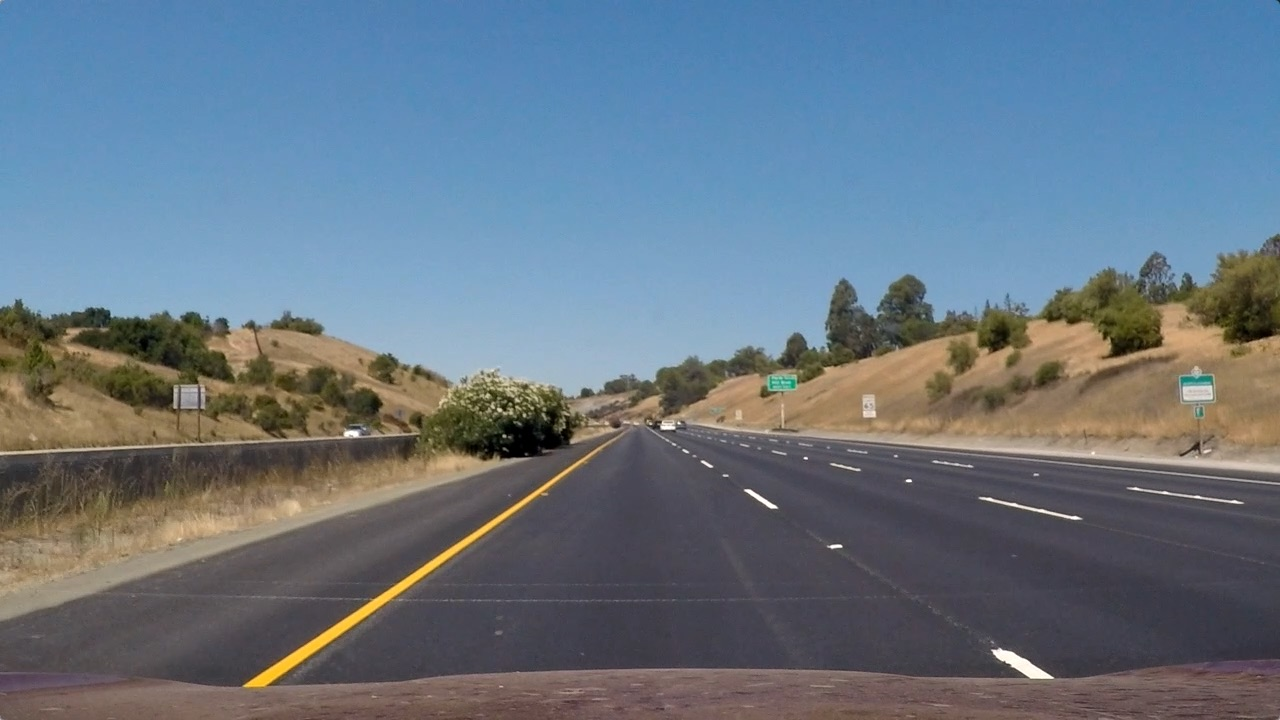
#> input picture test_images/straight_lines1.jpg, 1280 x 720 px
$ python -i functions.py   (imports and definitions only)   (older library calls are emulated)
#> lines starting #> are read from the running program, lines starting #| are printed output that depends on the picture; after the words box and inside, x2 and y2 are one past the last pixel; in counts of white or black regions, pixels touching at a corner belong together
import copy
import cv2
import numpy as np
# A function that takes an image, object points, and image points
# performs the camera calibration, image distortion correction and
# returns the undistorted image
# [38 lines left out: functions cal_undistort, perspective_transform, warp_image, not called in this run]

# Calculate directional gradient
def abs_sobel_thresh(gray, orient='x', sobel_kernel=3, thresh=(0, 255)):
    # Apply x or y gradient
    if orient == 'x':
    	sobel = cv2.Sobel(gray, cv2.CV_64F, 1, 0, ksize=sobel_kernel)
    elif orient == 'y':
    	sobel = cv2.Sobel(gray, cv2.CV_64F, 0, 1, ksize=sobel_kernel)
    # Take the absolute values
    sobel = np.absolute(sobel)
    # Rescale back to 8 bit integer
    scaled_sobel = np.uint8(255*sobel/np.max(sobel))
    # Create a copy and apply the threshold
    binary_output = np.zeros_like(scaled_sobel)
    binary_output[(scaled_sobel > thresh[0]) & (scaled_sobel < thresh[1])] = 1
    # Return the result
    return binary_output

# Calculate gradient magnitude
def mag_thresh(gray, sobel_kernel=3, mag_thresh=(0, 255)):
    # Apply x and y gradients
    sobelx = cv2.Sobel(gray, cv2.CV_64F, 1, 0, ksize=sobel_kernel)
    sobely = cv2.Sobel(gray, cv2.CV_64F, 0, 1, ksize=sobel_kernel)
    # Calculate the gradient magnitude
    sobel = np.sqrt(sobelx ** 2 + sobely ** 2)
    # Rescale back to 8 bit integer
    scaled_sobel = np.uint8(255*sobel/np.max(sobel))
    # Create a copy and apply the threshold
    binary_output = np.zeros_like(scaled_sobel)
    binary_output[(scaled_sobel > mag_thresh[0]) & (scaled_sobel < mag_thresh[1])] = 1
    # Return the result
    return binary_output

# Calculate gradient direction
def dir_threshold(gray, sobel_kernel=3, thresh=(0, np.pi/2)):
    # Apply x and y gradients
    sobelx = cv2.Sobel(gray, cv2.CV_64F, 1, 0, ksize=sobel_kernel)
    sobely = cv2.Sobel(gray, cv2.CV_64F, 0, 1, ksize=sobel_kernel)
    # Error statement to ignore division and invalid errors
    with np.errstate(divide='ignore', invalid='ignore'):
        absgraddir = np.absolute(np.arctan(sobely/sobelx))
        dir_binary =  np.zeros_like(absgraddir)
        dir_binary[(absgraddir > thresh[0]) & (absgraddir < thresh[1])] = 1
    # Return the result
    return dir_binary

# [23 lines left out: function region_of_interest, not called in this run]

# Load an image find edges and mask it using 'region_of_interest' function
def find_edges(img):
    # Gaussian Blur
    kernel_size = 5
    img = cv2.GaussianBlur(img, (kernel_size, kernel_size), 0)
    # Convert to HLS color space and separate the S channel
    hls = cv2.cvtColor(img, cv2.COLOR_RGB2HLS)
#> hls: shape (720, 1280, 3); mean of channels 0, 1, 2 85.5, 117, 66.4
    h = hls[:,:,0]
    s = hls[:,:,2]
    # Grayscale image
    gray = cv2.cvtColor(img, cv2.COLOR_RGB2GRAY)
    # Define sobel kernel size
    ksize = 7
    # Apply each of the thresholding functions
    gradx = abs_sobel_thresh(gray, orient='x', sobel_kernel=ksize, thresh=(10, 255))
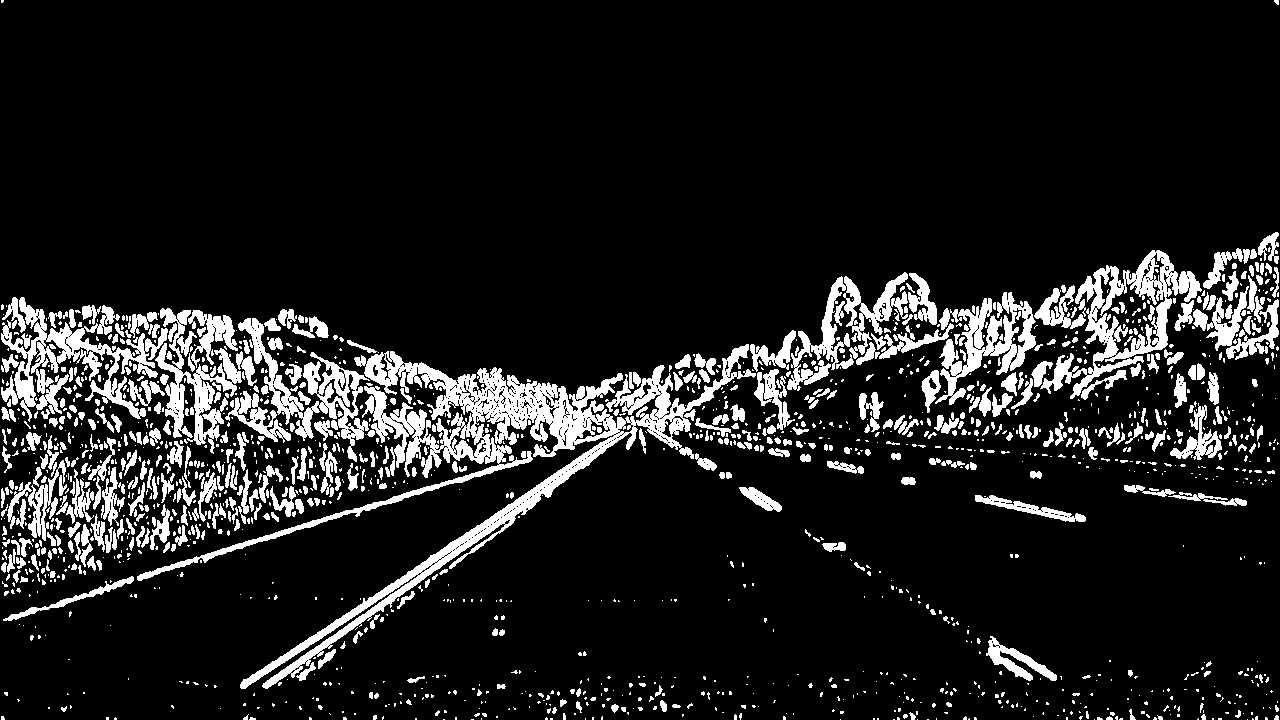
#> gradx: shape (720, 1280); values 0 (black) and 1 (white), 12% white; 1662 white regions (1147 under 20 px), largest, box (x1, y1, x2, y2) and area: (137, 344, 756, 689) 25516, (1, 297, 168, 422) 6397, (1040, 250, 1202, 399) 6205
    grady = abs_sobel_thresh(gray, orient='y', sobel_kernel=ksize, thresh=(40, 255))
#> grady: shape (720, 1280); values 0 (black) and 1 (white), 5% white; 620 white regions (379 under 20 px), largest, box (x1, y1, x2, y2) and area: (164, 434, 1127, 690) 8250, (0, 419, 421, 458) 2914, (680, 417, 1280, 477) 2879
    mag_binary = mag_thresh(gray, sobel_kernel=ksize, mag_thresh=(15, 255))
#> mag_binary: shape (720, 1280); values 0 (black) and 1 (white), 16.9% white; 726 white regions (474 under 20 px), largest, box (x1, y1, x2, y2) and area: (0, 231, 1280, 695) 121901, (67, 453, 364, 550) 7156, (0, 476, 69, 539) 1639
    dir_binary = dir_threshold(gray, sobel_kernel=ksize, thresh=(.45, 1.25))
#> in dir_threshold, `absgraddir = np.absolute(np.arctan(sobely/sobelx))`:
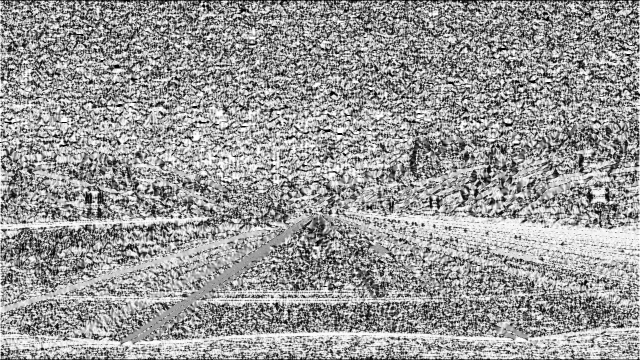
#> absgraddir: shape (720, 1280) float64 (shown at 1/2 size); 0.4% of the values are NaN or infinite; the others: min 0, max 1.57, mean 0.949; drawn with min black, max white, NaN and infinite black
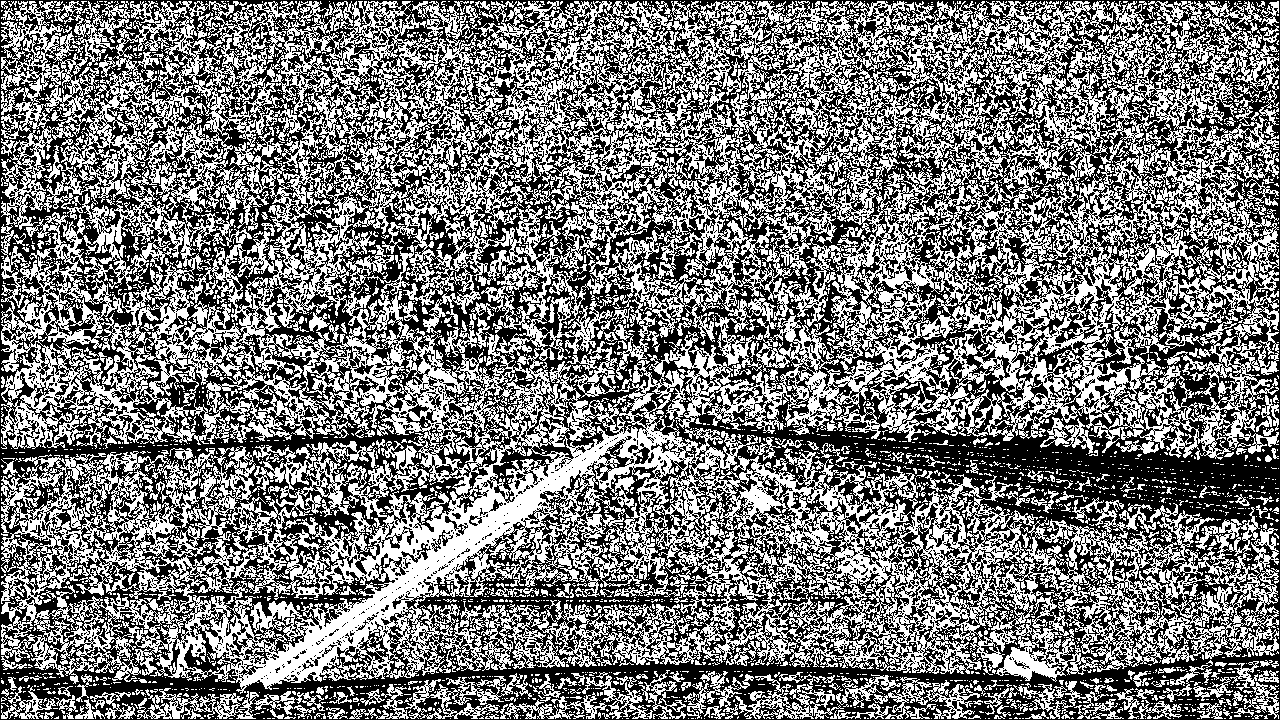
#> dir_binary: shape (720, 1280) float64; values 0 (black) and 1 (white), 47.6% white in thin lines or dots
    # Combine all the thresholding information
    combined = np.zeros_like(dir_binary)
    combined[((gradx == 1) & (grady == 1)) | ((mag_binary == 1) & (dir_binary == 1))] = 1
    # Threshold color channel
    s_binary = np.zeros_like(combined)
    s_binary[(s > 140) & (s < 255)] = 1
    # Stack each channel to view their individual contributions in green and blue respectively
    # This returns a stack of the two binary images, whose components you can see as different colors
    color_binary = np.zeros_like(combined)
    color_binary[(s_binary > 0) | (combined > 0)] = 1
    # Return an edge image
    return color_binary

# Draw lines on an image
# [205 lines left out: functions draw_lines, find_lanes_windows, find_lanes_polyfit, find_curvature, sanity_check, draw_lines, not called in this run]

>>> import cv2
>>> picture = cv2.cvtColor(cv2.imread('test_images/straight_lines1.jpg'), cv2.COLOR_BGR2RGB)
>>> result = find_edges(picture)
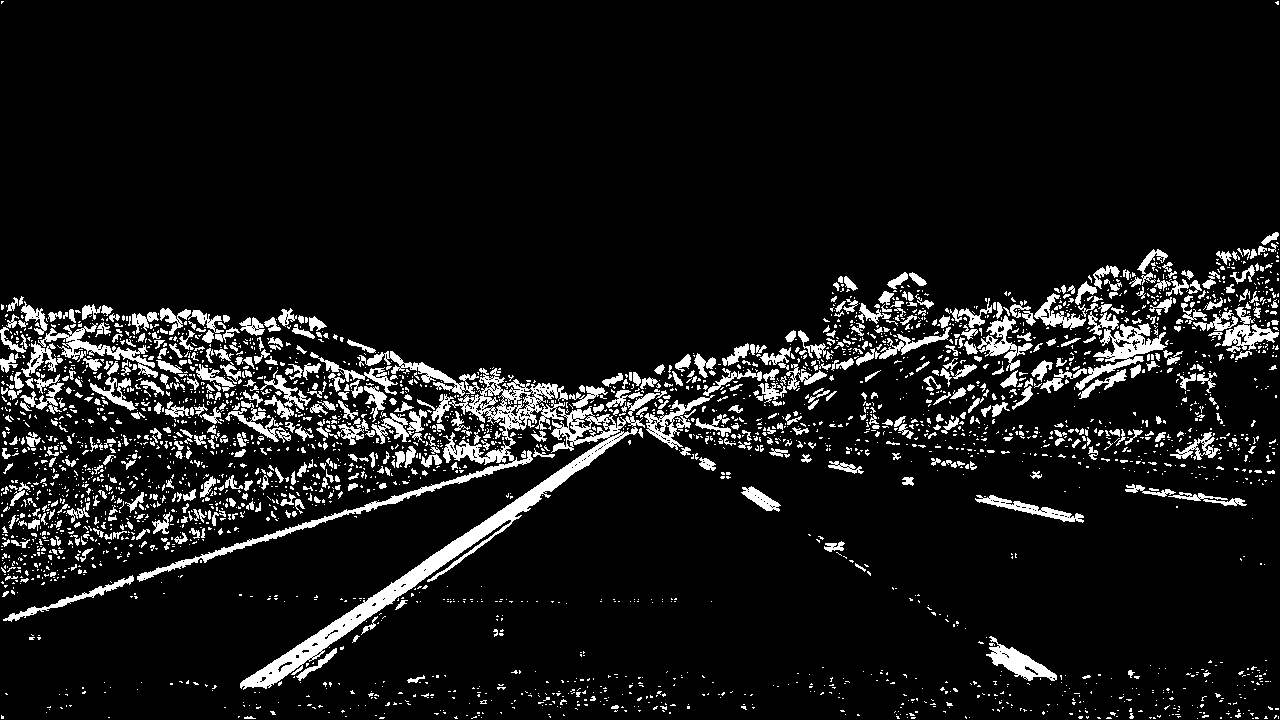
#> result: shape (720, 1280) float64; values 0 (black) and 1 (white), 8.8% white; 3267 white regions (2666 under 20 px), largest, box (x1, y1, x2, y2) and area: (240, 390, 667, 690) 8493, (137, 368, 568, 582) 5724, (1075, 323, 1167, 390) 1718

$ run again, on test_images/straight_lines2.jpg
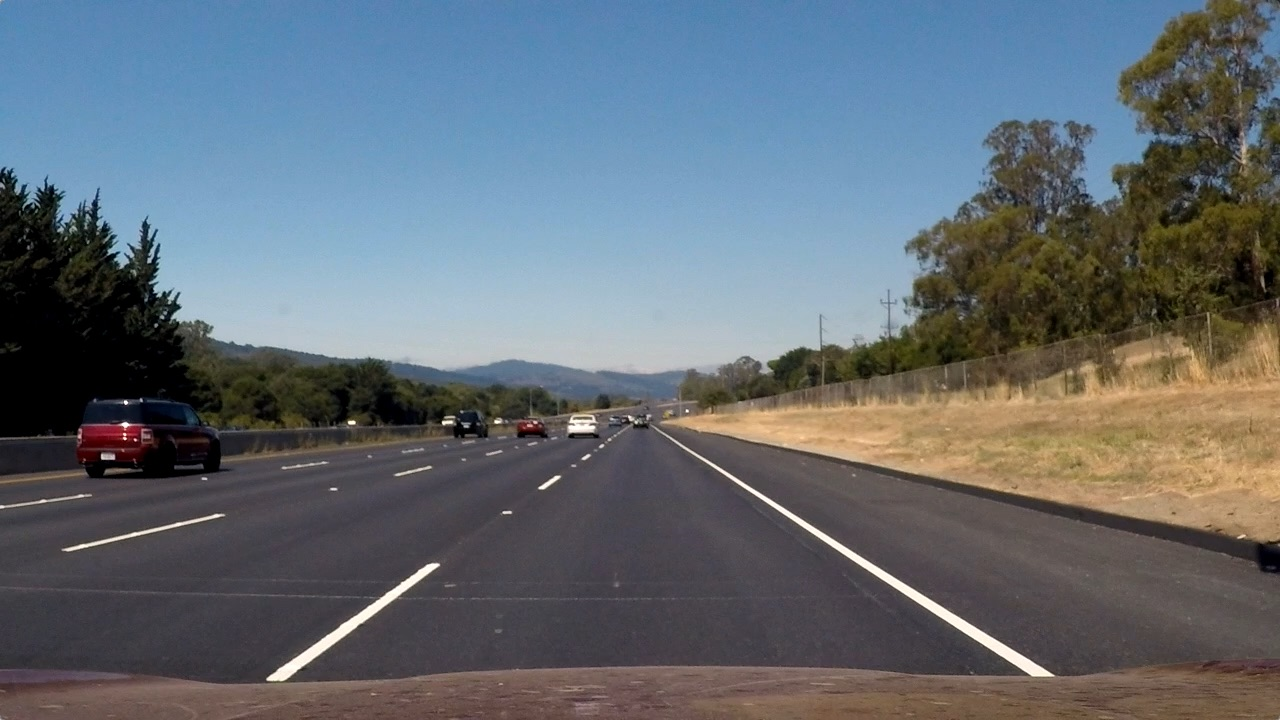
#> input picture test_images/straight_lines2.jpg, 1280 x 720 px
#> hls: shape (720, 1280, 3); mean of channels 0, 1, 2 81.6, 107, 60.8
#> in find_edges, `gradx = abs_sobel_thresh(gray, orient='x', sobel_kernel=ksize, thresh=..`:
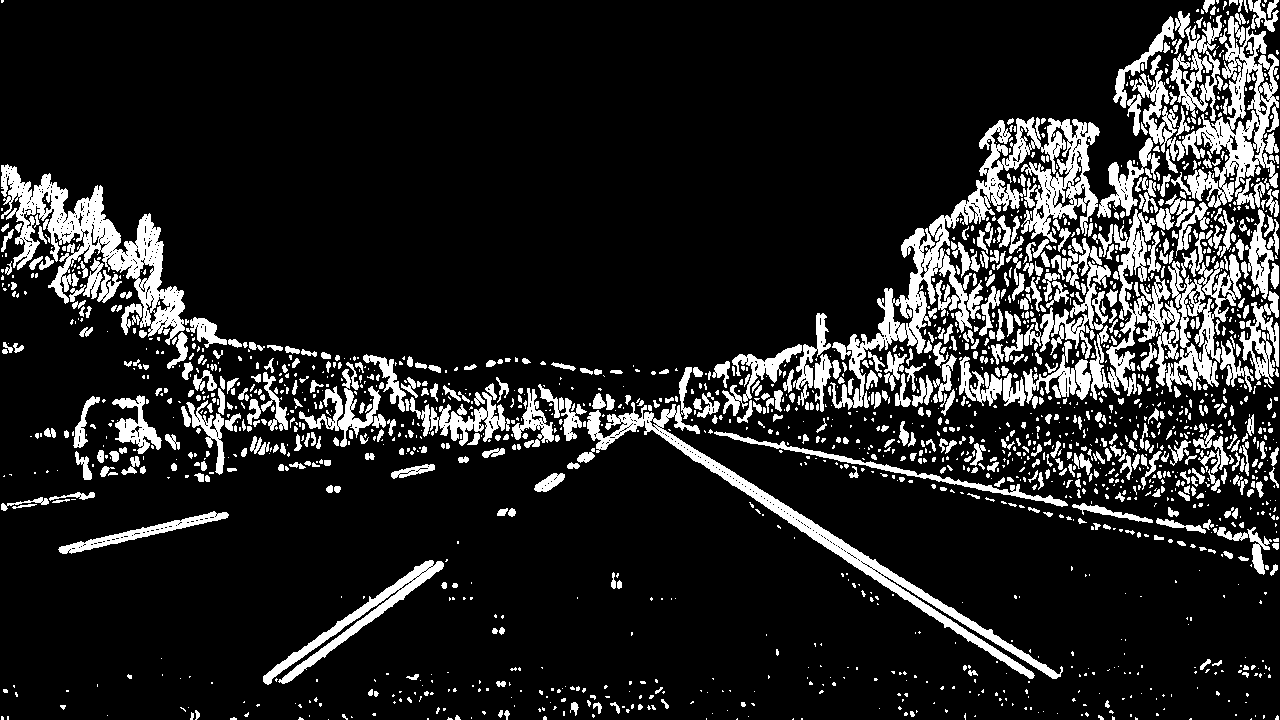
#> gradx: shape (720, 1280); values 0 (black) and 1 (white), 14.1% white; 1970 white regions (1300 under 20 px), largest, box (x1, y1, x2, y2) and area: (830, 117, 1100, 410) 13538, (1, 164, 185, 345) 9439, (587, 367, 1063, 679) 8084
#> grady: shape (720, 1280); values 0 (black) and 1 (white), 4% white; 711 white regions (506 under 20 px), largest, box (x1, y1, x2, y2) and area: (654, 426, 1108, 680) 4831, (660, 423, 1223, 534) 2933, (206, 336, 719, 379) 2603
#> mag_binary: shape (720, 1280); values 0 (black) and 1 (white), 18.8% white; 857 white regions (584 under 20 px), largest, box (x1, y1, x2, y2) and area: (0, 0, 1280, 694) 138506, (1034, 435, 1190, 496) 2226, (1010, 237, 1086, 310) 1775
#> dir_binary: shape (720, 1280) float64; values 0 (black) and 1 (white), 47.3% white in thin lines or dots
#> `result = find_edges(picture)`:
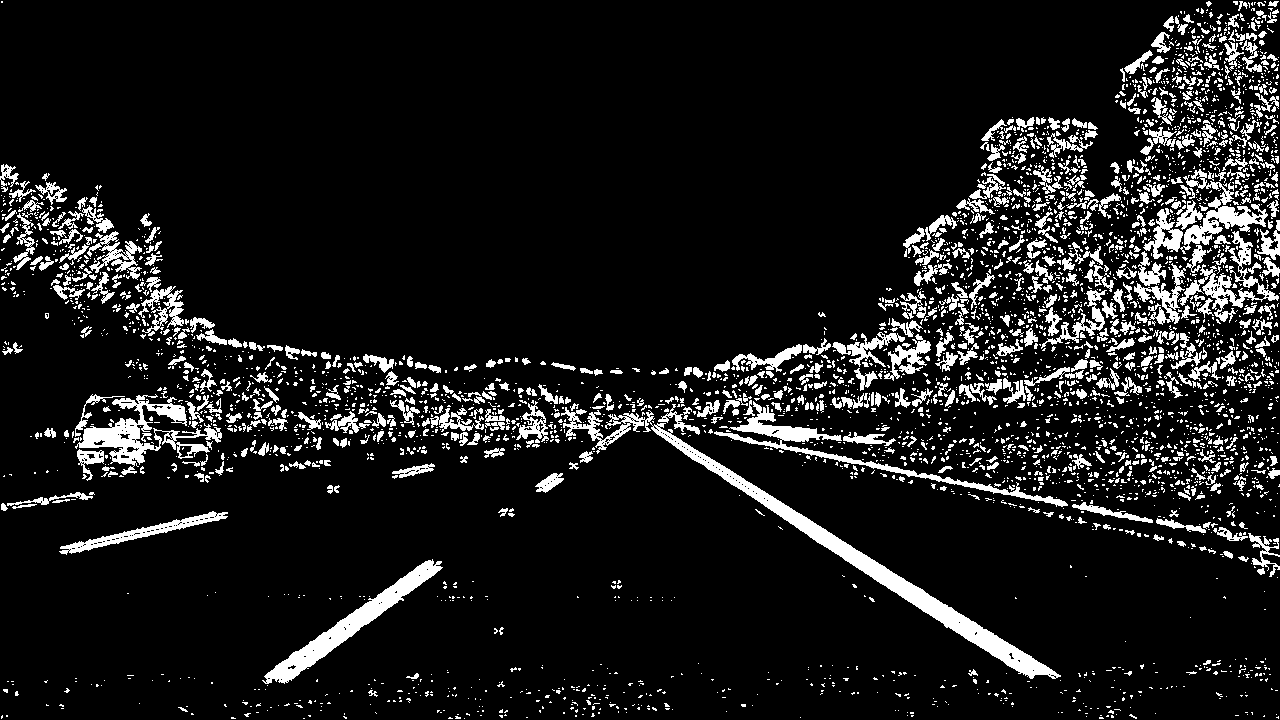
#> result: shape (720, 1280) float64; values 0 (black) and 1 (white), 10.4% white; 4192 white regions (3450 under 20 px), largest, box (x1, y1, x2, y2) and area: (561, 407, 1061, 679) 8011, (262, 559, 443, 684) 3629, (75, 394, 222, 475) 3448
